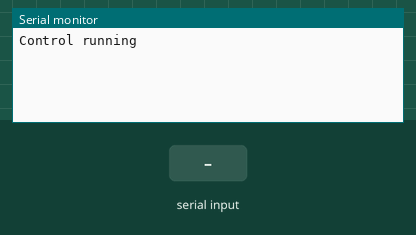
Recording of a sketch running on a simulated Arduino Mega 2560, built with avr-gcc and run on an emulated ATmega2560. On the bench: the last lines printed to the serial monitor. Inputs (shaded band) come from the test bench.

Above: at 1.2 s.
1.3 s: "1" received over Serial
At 3.5 s:
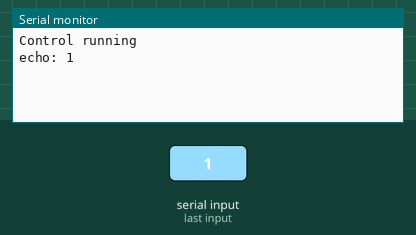
3.8 s: "0" received over Serial
At 5.2 s:
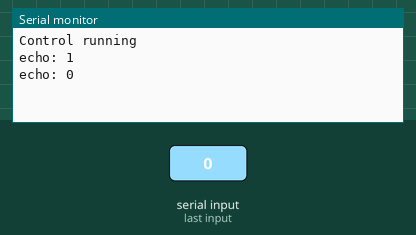
5.3 s: "2" received over Serial
At 7.7 s:
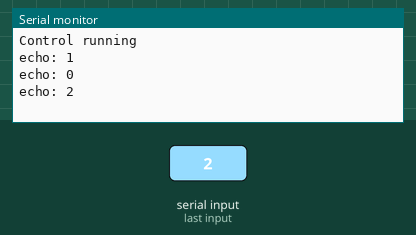

The sketch:

SerialComsTest_Control.ino
```cpp
void setup() {
    Serial.begin(9600);
    Serial1.begin(57600);

    Serial.println("Control running");
}

void loop() {
int byteReceived = 0;
String s;

    while(Serial.available())
    {
        s = Serial.readString();// read the incoming data as string
        Serial.println("echo: " + s);
        Serial1.println(s);
    }
}
```

Measured:
- after the input at 1.3 s, the serial monitor: prints a new line after 1.0 s (image 1)
- after the input at 3.8 s, the serial monitor: prints a new line after 1.0 s (image 2)
- after the input at 5.3 s, the serial monitor: prints a new line after 1.0 s (image 3)
